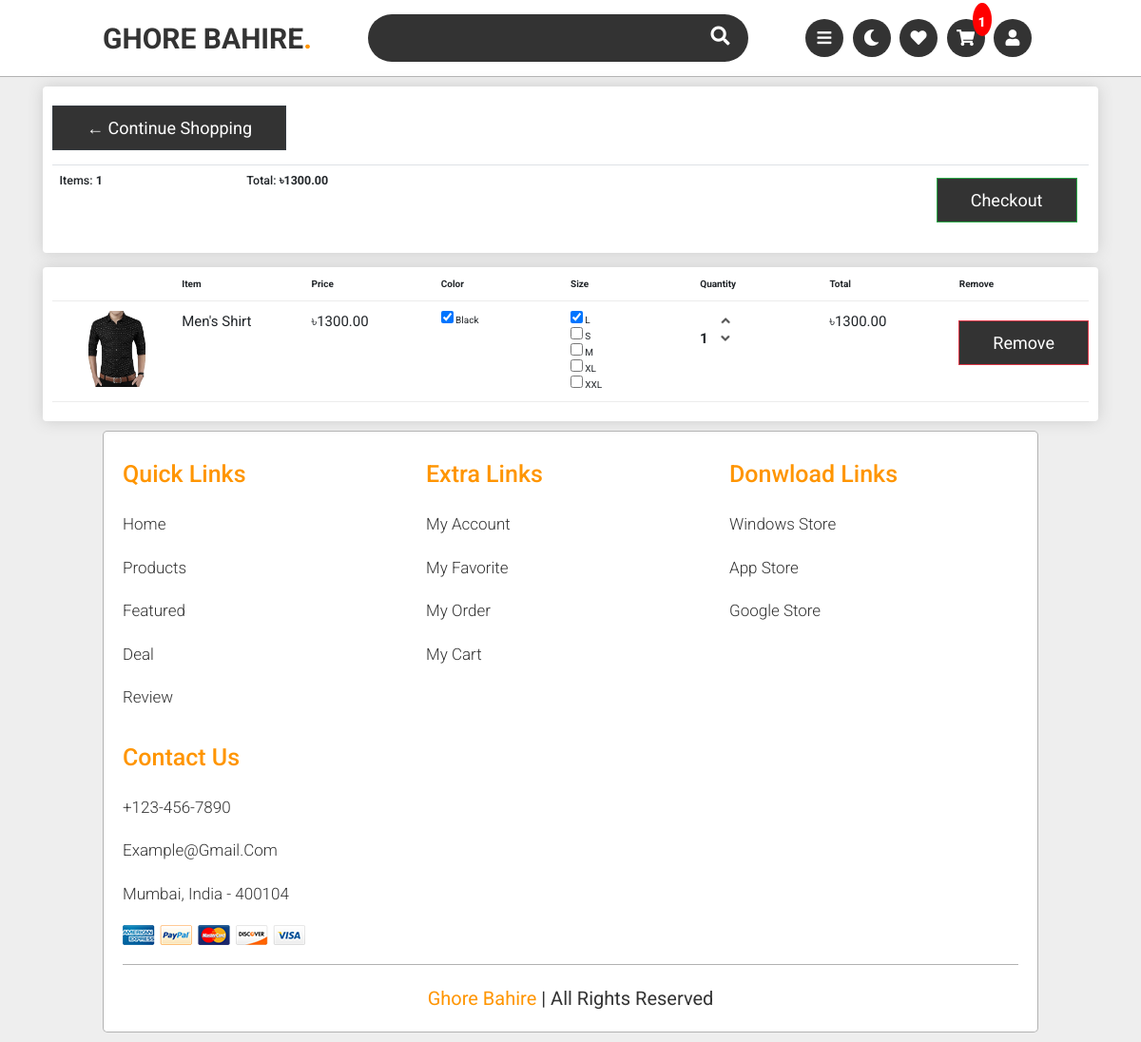
The app's page /cart/ (signed in), older data.
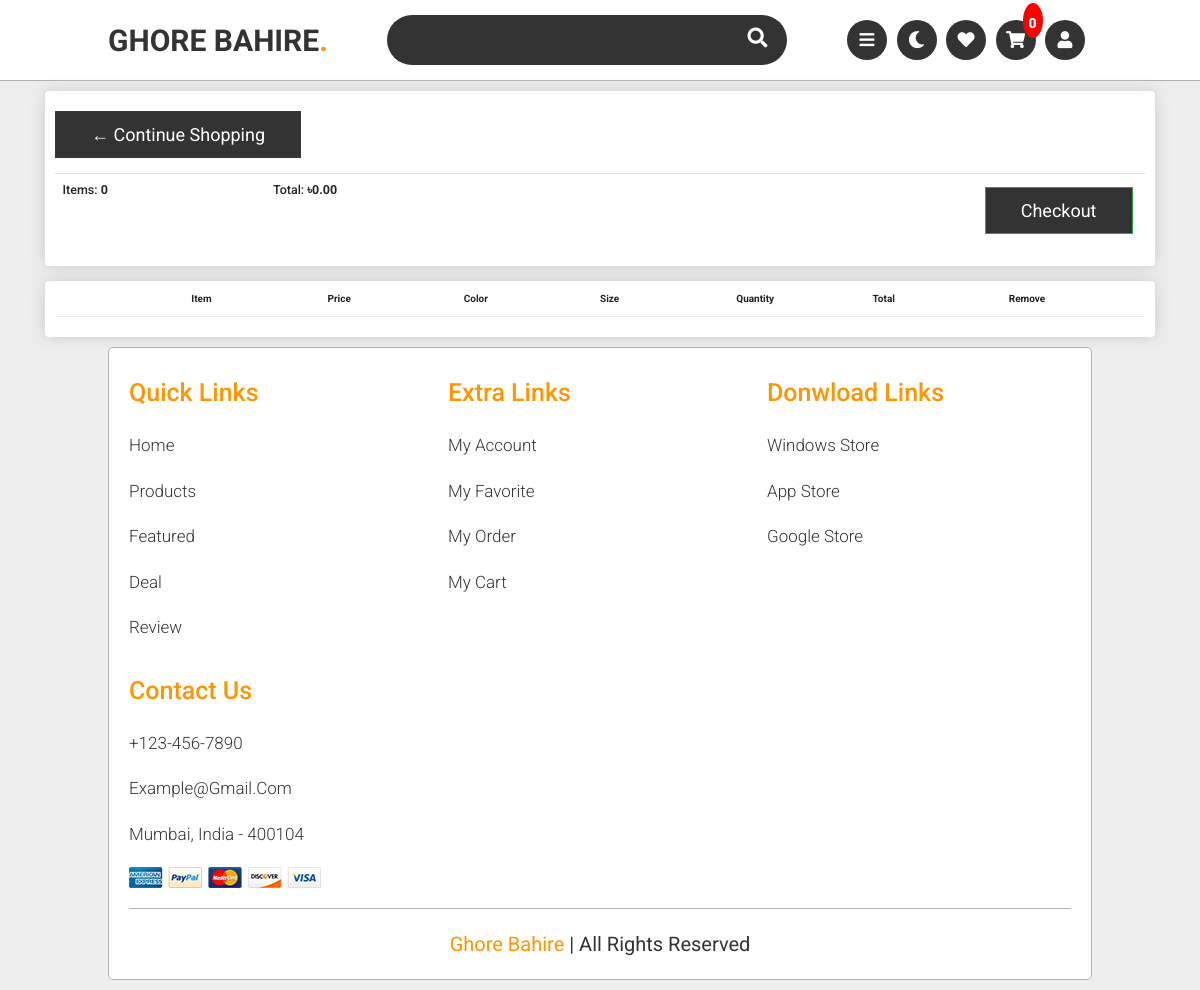
The same page, newer data.
### store/models.py (models this page shows, shortened)
class Order(models.Model):
    STATUS = (
        ('Pending','Pending'),
        ('Out for delivery', 'Out for delivery'),
        ('Delivered','Delivered'),
        ('Take','Take')
    )
    shop = models.ForeignKey(ShopOwner, on_delete=models.SET_NULL, blank=True, null=True)
    customer = models.ForeignKey(Customer, null=True, on_delete= models.CASCADE)
    complete = models.BooleanField(default=False)
    transaction_id = models.CharField(max_length=200, null=True)
    date_created = models.DateTimeField(auto_now_add=True, null=True)
    date_added = models.DateTimeField(auto_now_add=True)
    delivery_fee = models.FloatField(default=0,blank=True,null=True)
    total = models.FloatField(default=0,blank=True,null=True)
    advance = models.FloatField(default=0,blank=True,null=True)
    due = models.FloatField(default=0,blank=True,null=True)
    status = models.CharField(default="Pending",max_length=200,blank=True, null=True,choices=STATUS)
    taken_user = models.ForeignKey(User, null=True, on_delete= models.CASCADE)
    @property
    def get_cart_total(self):
        orderitems = self.orderitem_set.all()
        total = sum([item.get_total for item in orderitems])
        return total
    @property
    def get_cart_items(self):
        orderitems = self.orderitem_set.all()
        total = sum([item.quantity for item in orderitems])
        return total

class OrderItem(models.Model):
    STATUS = (
        ('Pending','Pending'),
        ('Out for delivery', 'Out for delivery'),
        ('Delivered','Delivered')
    )
    shop = models.ForeignKey(ShopOwner, on_delete=models.SET_NULL, blank=True, null=True)
    customer = models.ForeignKey(Customer, null=True, on_delete= models.CASCADE)
    product = models.ForeignKey(Product, on_delete=models.CASCADE, blank=True, null=True)
    order = models.ForeignKey(Order, on_delete=models.CASCADE, blank=True, null=True)
    quantity = models.IntegerField(default=0,null=True,blank=True)
    rate = models.FloatField(default=0,blank=True,null=True)
    total = models.FloatField(default=0,blank=True,null=True)
    color = models.CharField(blank=True,null=True, max_length=100)
    size = models.CharField(blank=True,null=True, max_length=100)
    date_added = models.DateTimeField(auto_now_add=True)
    status = models.CharField(default="Pending",max_length=200,blank=True, null=True,choices=STATUS)
    @property
    def get_total(self):
        total = self.product.price * self.quantity
        return total

class Product(models.Model):
    FOR = (
        ('woman','Woman'),
        ('man', 'Man')
    )
    shopowner = models.ForeignKey(ShopOwner, null=True, on_delete= models.CASCADE)
    name = models.CharField(max_length=200,blank = True, null=True)
    price = models.FloatField(default=0,null=True)
    category = models.ManyToManyField(Category)
    description = models.CharField(max_length=2000, null=True,blank=True)
    date_created = models.DateTimeField(auto_now_add=True, null=True)
    quantity = models.CharField(max_length=100,blank = True, null=True)
    digital = models.BooleanField(default=False, null=True, blank=False)
    color = models.ManyToManyField(Color)
    size = models.ManyToManyField(Size)
    stock = models.IntegerField(default=0, null = True,blank = True)
    discount = models.IntegerField(default=0, null = True,blank = True)
    discount_amount = models.FloatField(default=0, null = True,blank = True)
    rate = models.FloatField(default=0, null = True,blank = True)
    featured = models.BooleanField(default=False,blank=True,null=True)
    c_for = models.CharField(max_length=200,blank=True, null=True,choices=FOR)

class ProductImages(models.Model):
    product =  models.ForeignKey(Product, null=True, on_delete= models.CASCADE)
    img = models.ImageField(default="product-pic.jpg",null = True,blank = True)

class Color(models.Model):
    color = models.CharField(max_length=200, null=True)

class Size(models.Model):
    size = models.CharField(max_length=200, null=True)

### store/views.py (the view, shortened to what this page needs)
# urls.py: path('cart/',views.cart,name="cart"),
def cart(request):
    if request.user.is_authenticated:
        customer = request.user.customer
        order, created = Order.objects.get_or_create(customer=customer, complete=False)
        cartItems = order.get_cart_items
        items = order.orderitem_set.all()
        total_items = items.count()
        if total_items> 0:
            for item in items:
                product = Product.objects.get(id = item.product.id)
                sizes = product.size.all()
                colors = product.color.all()
                item.image = ProductImages.objects.filter(product = product)[:1]
            context = {
                'items':items,
                'cartItems':cartItems,
                'order':order,
                'item.image':item.image,
                'sizes':sizes,
                'colors':colors
            }
        else:
            context = {
                'items':items,
                'cartItems':cartItems,
                'order':order,
            }
    return render(request, 'store/cart.html',context)

### store/templates/store/cart.html (shortened to what this page needs)
{% extends 'main.html' %}
{% load static %}
{% block main %}
<div class="container">
<div class="row">
    <div class="col-lg-12">
        <div class="box-element">
            <a  class="btn btn-outline-dark" href="{% url 'store:store' %}">&#x2190; Continue Shopping</a>
            <br>
            <br>
            <table class="table">
                <tr>
                    <th><h5>Items: <strong>{{order.get_cart_items}}</strong></h5></th>
                    <th><h5>Total:<strong> &#2547;{{order.get_cart_total|floatformat:2}}</strong></h5></th>
                    {% if request.user.is_authenticated %}
                    {% if request.user.customer.phone %}
                    {% if cartItems > 0 %}
                    <th>
                        <a  style="float:right; margin:5px;" class="btn btn-success" href="{% url 'store:checkout' %}">Checkout</a>
                    </th>
                    {% else %}
                    <th>
                        <a  style="float:right; margin:5px;" class="btn btn-success" href="">Checkout</a>
                    </th>
                    {% endif %}
                    {% else %}
                    <th>
                        <a  style="float:right; margin:5px;" class="btn btn-danger" href="{% url 'store:account' %}">Complete profile to checkout</a>
                    </th>
                    {% endif %}
                    {%endif%}
                </tr>
            </table>
        </div>
        <br>
        <div class="box-element cart-check">
            <div class="cart-row">
                <div style="flex:1"></div>
                <div style="flex:1"><strong>Item</strong></div>
                <div style="flex:1"><strong>Price</strong></div>
                <div style="flex:1"><strong>Color</strong></div>
                <div style="flex:1"><strong>Size</strong></div>
                <div style="flex:1"><strong>Quantity</strong></div>
                <div style="flex:1"><strong>Total</strong></div>
                <div style="flex:1"><strong>Remove</strong></div>
            </div>
            {% for item in items %}
            <div class="cart-row">
                <div style="flex:1">{% for i in item.image %}<img class="row-image" src="{{i.img.url}}">{% endfor %}</div>
                <div style="flex:1"><p>{{item.product.name}}</p></div>
                <div style="flex:1"><p>&#2547;{{item.product.price|floatformat:2}}</p></div>
                <div style="flex:1">{% for i in colors %} {% if item.color == i.color %} <input type="checkbox" class="update-cart" data-product="{{item.product.id}}" data-action="color" checked  data-color="{{i.color}}"> {{i.color}}</input> <br> {% else %}<input type="checkbox" class="update-cart" data-product="{{item.product.id}}" data-action="color"  data-color="{{i.color}}"> {{i.color}} </input><br> {% endif %}{% endfor %}</div>
                <div style="flex:1">{% for i in sizes %}{% if item.size == i.size %} <input type="checkbox" class="update-cart" data-product="{{item.product.id}}" data-action="size" checked data-size="{{i.size}}" > {{i.size}}</input> <br> {% else %}<input type="checkbox" class="update-cart" data-product="{{item.product.id}}" data-action="size"  data-size="{{i.size}}" > {{i.size}} </input> <br> {% endif %}{% endfor %}</div>
                <div style="flex:1">
                    <p class="quantity">{{item.quantity}}</p>
                    <div class="quantity">
                        <img data-product="{{item.product.id}}" data-action="add" class="chg-quantity update-cart" src="{% static  'images/arrow-up.png' %}">
                        <img data-product="{{item.product.id}}" data-action="remove" class="chg-quantity update-cart" src="{% static  'images/arrow-down.png' %}">
                    </div>
                </div>
                <div style="flex:1"><p>&#2547;{{item.get_total|floatformat:2}}</p></div>
                <div style="flex:1"><button data-product="{{item.product.id}}" class="btn btn-sm btn-danger update-cart" data-action="delete"> Remove </button></div>
            </div>
            {% endfor %}
        </div>
    </div>
</div>
</div>
{% endblock %}

Row changes from the older to the newer data that the page shows:
no longer on this page (row edited): Order: get_cart_items "1", get_cart_total "1300.00"
no longer on this page (row edited): OrderItem: product.name "Men's Shirt", product.price "1300.00", quantity "1", get_total "1300.00"
removed ProductImages: img (picture)
no longer on this page (row unchanged): Color: color "Black"
no longer on this page (row unchanged): Size: size "L"
no longer on this page (row unchanged): Size: size "S"
no longer on this page (row unchanged): Size: size "M"
no longer on this page (row unchanged): Size: size "XL"
no longer on this page (row unchanged): Size: size "XXL"
added Order: get_cart_items "0", get_cart_total "0.00"
Text that changed along with them:
{{ cartItems }}: "1" → "0"
